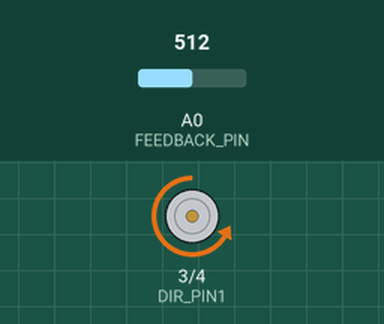
A sketch run on a simulated Arduino Uno, built with avr-gcc and run on an emulated ATmega328P. Shown: motor-driver pin pairs drawn as motors (green arrow = first pin HIGH = forward, orange = second pin HIGH = backward, longer = more drive, scaled by the enable pin). The inputs (shaded band) are chosen by the test bench; at power-on: A0 (FEEDBACK_PIN) = 512. What the sketch prints to the serial monitor is not drawn.

Above: at 2.2 s.
2.3 s: A0 (FEEDBACK_PIN) set to 418
3.8 s: A0 (FEEDBACK_PIN) set to 393
At 4.4 s:
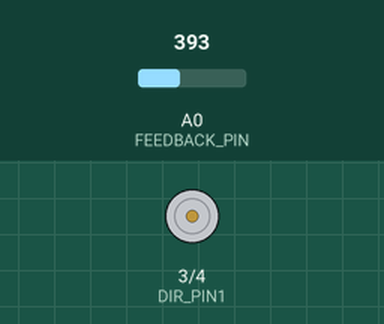
5.7 s: A0 (FEEDBACK_PIN) set to 306
At 6.6 s:
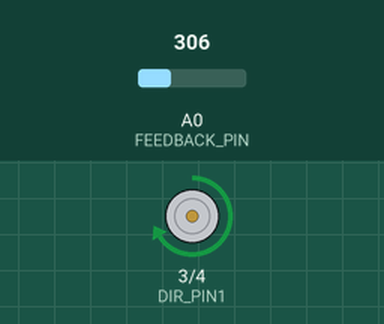
7.2 s: A0 (FEEDBACK_PIN) set to 410
At 8.2 s:
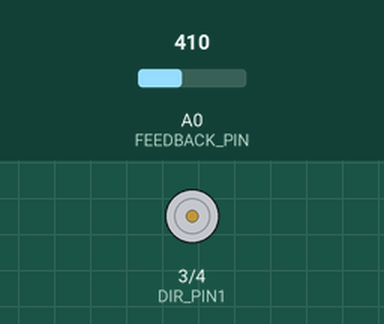
8.7 s: A0 (FEEDBACK_PIN) set to 511
At 9.1 s:
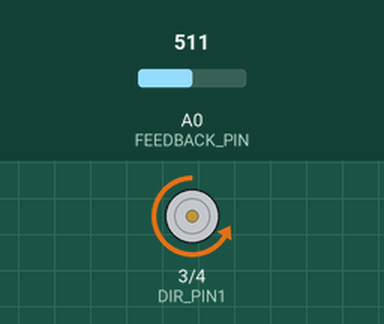
Timing chart, 0 to 11.2 s (numbered marks = the images above; inputs shaded):
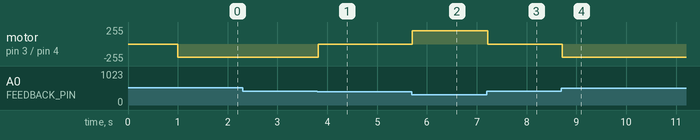

Measured:
- the behaviour switches between 411 and 410 on A0 (FEEDBACK_PIN) (found by bisection; images 0 and 1)
- after the input at 2.3 s, every drawn part: stays the same
- after the input at 3.8 s, motor on pin 3 (DIR_PIN1) / pin 4 (DIR_PIN2): backward 200/255 → stopped at once
- after the input at 5.7 s, motor on pin 3 (DIR_PIN1) / pin 4 (DIR_PIN2): stopped → forward 200/255 at once
- after the input at 7.2 s, motor on pin 3 (DIR_PIN1) / pin 4 (DIR_PIN2): forward 200/255 → stopped at once
- after the input at 8.7 s, motor on pin 3 (DIR_PIN1) / pin 4 (DIR_PIN2): stopped → backward 200/255 at once

The sketch:

LA_PositionControl.ino
```cpp
// Pin definitions (matching your wiring)
const int PWM_PIN = 5;        // PWM/Enable to motor driver EN-b
const int DIR_PIN1 = 3;       // Direction control IN3
const int DIR_PIN2 = 4;       // Direction control IN4
const int FEEDBACK_PIN = A0;  // P16 Purple wire (pot wiper)

// Control parameters
const int TARGET_POSITION = 400;  // Hardcoded target (0-1023, 512 = mid-stroke)
const int TOLERANCE =10;          // Deadband to prevent oscillation
const int MOTOR_SPEED = 200;       // PWM value (0-255), adjust for speed

void setup() {
  Serial.begin(115200);

  // Configure motor control pins
  pinMode(PWM_PIN, OUTPUT);
  pinMode(DIR_PIN1, OUTPUT);
  pinMode(DIR_PIN2, OUTPUT);

  // Configure feedback input
  pinMode(FEEDBACK_PIN, INPUT);

  // Stop motor initially
  stopMotor();
  Serial.print("Target Position: ");
  Serial.println(TARGET_POSITION);
  Serial.println();

  delay(1000);  // Give system time to stabilize
}

void loop() {
  // Read current position from feedback potentiometer
  int currentPos = analogRead(FEEDBACK_PIN);

  // Calculate error
  int error = TARGET_POSITION - currentPos;

  // Print status (every loop for monitoring)
  Serial.print("Current: ");
  Serial.print(currentPos);
  Serial.print(" | Target: ");
  Serial.print(TARGET_POSITION);
  Serial.print(" | Error: ");
  Serial.print(error);

  // Control logic with deadband
  if (error > TOLERANCE) {
    // Need to extend (move forward)
    Serial.println(" → EXTENDING");
    extendMotor(MOTOR_SPEED);
  }
  else if (error < -TOLERANCE) {
    // Need to retract (move backward)
    Serial.println(" → RETRACTING");
    retractMotor(MOTOR_SPEED);
  }
  else {
    // Within tolerance - stop motor
    stopMotor();
    Serial.println(" ✓ POSITION REACHED");
  }

  delay(20);  // Control loop delay (50Hz)
}

// Motor control functions for H-bridge with separate DIR pins
void extendMotor(int speed) {
  digitalWrite(DIR_PIN1, HIGH);  // IN3 = HIGH
  digitalWrite(DIR_PIN2, LOW);   // IN4 = LOW
  analogWrite(PWM_PIN, speed);   // Enable with PWM speed
}

void retractMotor(int speed) {
  digitalWrite(DIR_PIN1, LOW);   // IN3 = LOW
  digitalWrite(DIR_PIN2, HIGH);  // IN4 = HIGH
  analogWrite(PWM_PIN, speed);   // Enable with PWM speed
}

void stopMotor() {
  digitalWrite(DIR_PIN1, LOW);   // IN3 = LOW
  digitalWrite(DIR_PIN2, LOW);   // IN4 = LOW
  analogWrite(PWM_PIN, 0);       // Disable PWM
}
```
